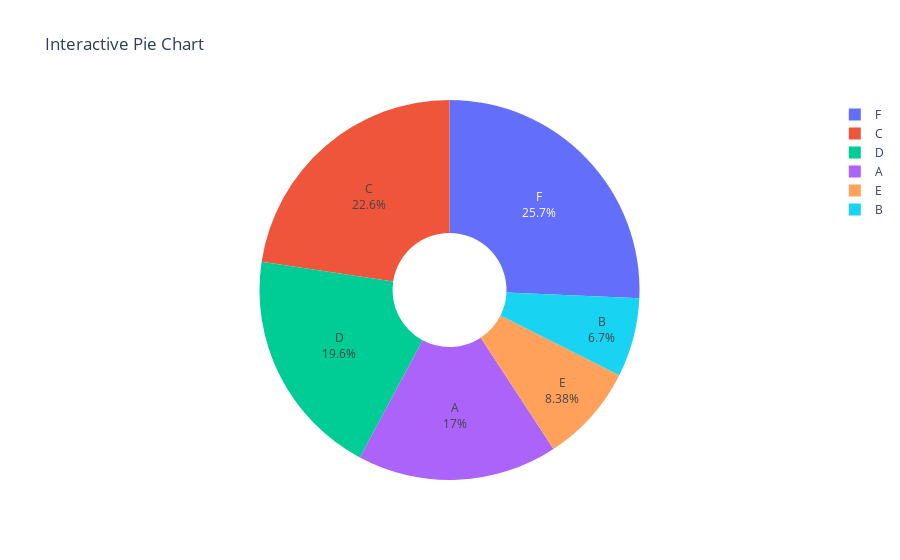

Source (notebook cell):
### Code cell
# Generating random data
np.random.seed(42)  # For reproducibility
data_values = np.random.randint(10, 100, size=6)
labels = ['A', 'B', 'C', 'D', 'E', 'F']

# Creating a pie chart
fig = go.Figure(data=[go.Pie(labels=labels, 
                             values=data_values, 
                             hole=.3, 
                             textinfo='label+percent', 
                             hoverinfo='label+value+percent')])

# Setting title
fig.update_layout(title_text="Interactive Pie Chart")

# Show interactive plot
fig.show()

### Figure 1 — Plotly figure (JSON) as saved in the notebook; plotly's stock layout.template omitted (floating-point values rounded to 4 significant figures)
{"data": [{"hole": 0.3, "hoverinfo": "label+value+percent", "labels": ["A", "B", "C", "D", "E", "F"], "textinfo": "label+percent", "type": "pie", "values": [61, 24, 81, 70, 30, 92]}], "layout": {"title": {"text": "Interactive Pie Chart"}}}
